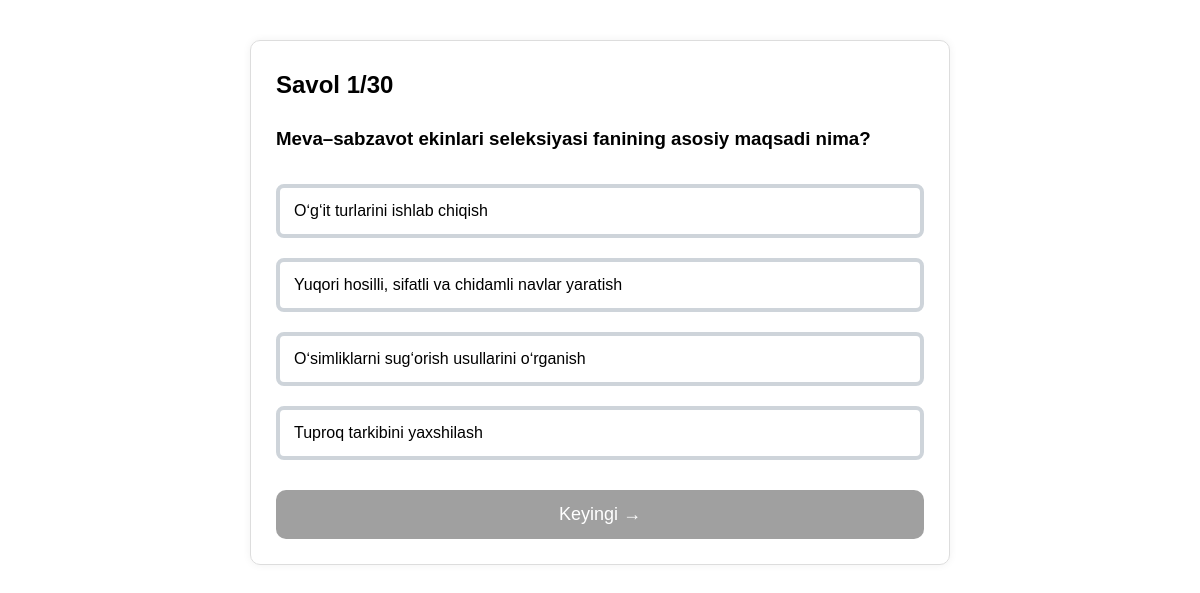
The app's page /subject/4/test/1/ with its own data.
### tests/models.py (models this page shows, shortened)
class Question(models.Model):
    subject = models.ForeignKey(Subject, on_delete=models.CASCADE)
    text = models.TextField()

class Answer(models.Model):
    question = models.ForeignKey(Question, on_delete=models.CASCADE)
    text = models.CharField(max_length=255)
    is_correct = models.BooleanField(default=False)

### tests/views.py (the view)
# urls.py: path('subject/<int:subject_id>/test/<int:test_no>/', quiz, name='quiz'),
def quiz(request, subject_id, test_no):
    q_index_key = f'q_index_{subject_id}_{test_no}'
    score_key = f'score_{subject_id}_{test_no}'
    q_index = request.session.get(q_index_key, 0)
    subject = Subject.objects.get(id=subject_id)
    questions = Question.objects.filter(subject=subject).order_by('id')
    start = (test_no - 1) * PAGE_SIZE
    end = start + PAGE_SIZE
    group = list(questions[start:end])
    if q_index >= len(group):
        return redirect('result', subject_id=subject.id, test_no=test_no)
    question = group[q_index]
    answers = list(Answer.objects.filter(question=question))
    random.shuffle(answers)
    return render(request, 'tests/question.html', {
        'question': question,
        'answers': answers,
        'index': q_index + 1,
        'total': len(group),
        'test_no': test_no,
        'subject': subject
    })

### tests/templates/tests/question.html (shortened to what this page needs)
{% load static %}
<!DOCTYPE html>
<html lang="uz">
<head>
    <link rel="stylesheet" href="{% static 'tests/css/styles.css' %}">
</head>
<body>
<div class="card">
    <h2>Savol {{ index }}/{{ total }}</h2>
    <h3>{{ question.text }}</h3>
    <form id="quiz-form" action="{% url 'submit' subject.id test_no %}" method="POST">
        <div class="answers">
            {% for ans in answers %}
            <button
                type="button"
                class="answer-btn"
                data-id="{{ ans.id }}"
                data-correct="{{ ans.is_correct|yesno:'true,false' }}"
            >
                {{ ans.text }}
            </button>
            {% endfor %}
        </div>
        <button type="submit" id="next-btn" class="next-btn" disabled>
            Keyingi →
        </button>
    </form>
</div>
</body>
</html>

### tests/static/tests/css/styles.css (style rules this page uses)
body { font-family: Arial, sans-serif; max-width: 700px; margin: 40px auto; padding: 0 20px; line-height: 1.6; }
h1, h2, h3 { margin-top: 0; }
.card, .box { border: 1px solid #ddd; border-radius: 10px; padding: 25px; box-shadow: 0 0 8px rgba(0,0,0,0.06); }
button, a.btn { width: 100%; font-size: 18px; padding: 12px; border-radius: 8px; border: none; cursor: pointer; text-decoration: none; text-align: center; display: inline-block; }
button { background: #007bff; color: white; margin-top: 15px; }
.answers { margin-top: 20px; }
.answer-btn { width: 100%; margin: 10px 0; padding: 14px; font-size: 16px; border-radius: 8px; border: 4px solid #ced4da; background-color: #ffffff; color: #000000; cursor: pointer; text-align: left; }
.next-btn { margin-top: 20px; padding: 14px; font-size: 18px; border-radius: 10px; background: #007bff; color: white; border: none; cursor: pointer; }
.next-btn:disabled { background: #a0a0a0; cursor: not-allowed; }

### records on screen
Question: text "Meva–sabzavot ekinlari seleksiyasi fanining asosiy maqsadi nima?"
Answer: text "Oʻg‘it turlarini ishlab chiqish"
Answer: text "Yuqori hosilli, sifatli va chidamli navlar yaratish"
Answer: text "Oʻsimliklarni sug‘orish usullarini oʻrganish"
Answer: text "Tuproq tarkibini yaxshilash"

### other values on screen
{{ index }} "1"
{{ total }} "30"
